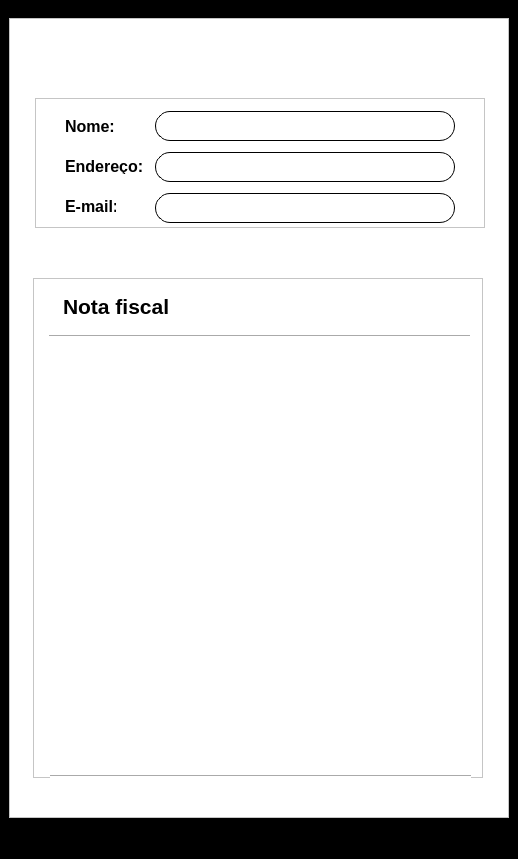
<?xml version="1.0" encoding="UTF-8"?>
<ui version="4.0">
 <class>MainWindow</class>
 <widget class="QMainWindow" name="MainWindow">
  <property name="geometry">
   <rect>
    <x>0</x>
    <y>0</y>
    <width>518</width>
    <height>859</height>
   </rect>
  </property>
  <property name="windowTitle">
   <string>MainWindow</string>
  </property>
  <property name="styleSheet">
   <string notr="true">background-color: rgb(0, 0, 0);</string>
  </property>
  <widget class="QWidget" name="centralwidget">
   <layout class="QVBoxLayout" name="verticalLayout">
    <item>
     <widget class="QFrame" name="frame">
      <property name="minimumSize">
       <size>
        <width>500</width>
        <height>800</height>
       </size>
      </property>
      <property name="maximumSize">
       <size>
        <width>500</width>
        <height>800</height>
       </size>
      </property>
      <property name="styleSheet">
       <string notr="true">background-color: rgb(255, 255, 255);</string>
      </property>
      <property name="frameShape">
       <enum>QFrame::StyledPanel</enum>
      </property>
      <property name="frameShadow">
       <enum>QFrame::Raised</enum>
      </property>
      <widget class="QLabel" name="label">
       <property name="geometry">
        <rect>
         <x>170</x>
         <y>10</y>
         <width>151</width>
         <height>41</height>
        </rect>
       </property>
       <property name="text">
        <string/>
       </property>
       <property name="pixmap">
        <pixmap>Login/PNG/icon_repono.png</pixmap>
       </property>
       <property name="scaledContents">
        <bool>true</bool>
       </property>
      </widget>
      <widget class="QFrame" name="frame_2">
       <property name="geometry">
        <rect>
         <x>26</x>
         <y>80</y>
         <width>450</width>
         <height>130</height>
        </rect>
       </property>
       <property name="minimumSize">
        <size>
         <width>450</width>
         <height>130</height>
        </size>
       </property>
       <property name="frameShape">
        <enum>QFrame::StyledPanel</enum>
       </property>
       <property name="frameShadow">
        <enum>QFrame::Raised</enum>
       </property>
       <widget class="QLabel" name="label_3">
        <property name="geometry">
         <rect>
          <x>30</x>
          <y>20</y>
          <width>51</width>
          <height>16</height>
         </rect>
        </property>
        <property name="font">
         <font>
          <family>Arial</family>
          <pointsize>12</pointsize>
          <weight>75</weight>
          <bold>true</bold>
         </font>
        </property>
        <property name="text">
         <string>Nome:</string>
        </property>
       </widget>
       <widget class="QLabel" name="label_4">
        <property name="geometry">
         <rect>
          <x>30</x>
          <y>60</y>
          <width>81</width>
          <height>16</height>
         </rect>
        </property>
        <property name="font">
         <font>
          <family>Arial</family>
          <pointsize>12</pointsize>
          <weight>75</weight>
          <bold>true</bold>
         </font>
        </property>
        <property name="text">
         <string>Endereço:</string>
        </property>
       </widget>
       <widget class="QLabel" name="label_5">
        <property name="geometry">
         <rect>
          <x>30</x>
          <y>100</y>
          <width>51</width>
          <height>16</height>
         </rect>
        </property>
        <property name="font">
         <font>
          <family>Arial</family>
          <pointsize>12</pointsize>
          <weight>75</weight>
          <bold>true</bold>
         </font>
        </property>
        <property name="text">
         <string>E-mail:</string>
        </property>
       </widget>
       <widget class="QLineEdit" name="ent_usernota">
        <property name="geometry">
         <rect>
          <x>120</x>
          <y>13</y>
          <width>300</width>
          <height>30</height>
         </rect>
        </property>
        <property name="minimumSize">
         <size>
          <width>300</width>
          <height>30</height>
         </size>
        </property>
        <property name="maximumSize">
         <size>
          <width>400</width>
          <height>16777215</height>
         </size>
        </property>
        <property name="styleSheet">
         <string notr="true">QLineEdit {
border-style: outset;
border-width: 1px;
border-radius: 15px;
border-color: black;
font: 87 12pt &quot;Segoe UI Black&quot;;
	color: rgb(0, 0, 0);
}</string>
        </property>
        <property name="alignment">
         <set>Qt::AlignCenter</set>
        </property>
       </widget>
       <widget class="QLineEdit" name="ent_enderconota">
        <property name="geometry">
         <rect>
          <x>120</x>
          <y>54</y>
          <width>300</width>
          <height>30</height>
         </rect>
        </property>
        <property name="minimumSize">
         <size>
          <width>300</width>
          <height>30</height>
         </size>
        </property>
        <property name="maximumSize">
         <size>
          <width>400</width>
          <height>16777215</height>
         </size>
        </property>
        <property name="styleSheet">
         <string notr="true">QLineEdit {
border-style: outset;
border-width: 1px;
border-radius: 15px;
border-color: black;
font: 87 12pt &quot;Segoe UI Black&quot;;
	color: rgb(0, 0, 0);
}</string>
        </property>
        <property name="alignment">
         <set>Qt::AlignCenter</set>
        </property>
       </widget>
       <widget class="QLineEdit" name="ent_emailnota">
        <property name="geometry">
         <rect>
          <x>120</x>
          <y>95</y>
          <width>300</width>
          <height>30</height>
         </rect>
        </property>
        <property name="minimumSize">
         <size>
          <width>300</width>
          <height>30</height>
         </size>
        </property>
        <property name="maximumSize">
         <size>
          <width>400</width>
          <height>16777215</height>
         </size>
        </property>
        <property name="styleSheet">
         <string notr="true">QLineEdit {
border-style: outset;
border-width: 1px;
border-radius: 15px;
border-color: black;
font: 87 12pt &quot;Segoe UI Black&quot;;
	color: rgb(0, 0, 0);
}</string>
        </property>
        <property name="alignment">
         <set>Qt::AlignCenter</set>
        </property>
       </widget>
      </widget>
      <widget class="QFrame" name="frame_3">
       <property name="geometry">
        <rect>
         <x>24</x>
         <y>260</y>
         <width>450</width>
         <height>500</height>
        </rect>
       </property>
       <property name="minimumSize">
        <size>
         <width>450</width>
         <height>500</height>
        </size>
       </property>
       <property name="frameShape">
        <enum>QFrame::StyledPanel</enum>
       </property>
       <property name="frameShadow">
        <enum>QFrame::Raised</enum>
       </property>
       <widget class="Line" name="line">
        <property name="geometry">
         <rect>
          <x>16</x>
          <y>50</y>
          <width>421</width>
          <height>16</height>
         </rect>
        </property>
        <property name="orientation">
         <enum>Qt::Horizontal</enum>
        </property>
       </widget>
       <widget class="QLabel" name="label_2">
        <property name="geometry">
         <rect>
          <x>30</x>
          <y>20</y>
          <width>111</width>
          <height>16</height>
         </rect>
        </property>
        <property name="font">
         <font>
          <family>Arial</family>
          <pointsize>16</pointsize>
          <weight>75</weight>
          <bold>true</bold>
         </font>
        </property>
        <property name="text">
         <string>Nota fiscal</string>
        </property>
       </widget>
       <widget class="Line" name="line_2">
        <property name="geometry">
         <rect>
          <x>17</x>
          <y>490</y>
          <width>421</width>
          <height>16</height>
         </rect>
        </property>
        <property name="orientation">
         <enum>Qt::Horizontal</enum>
        </property>
       </widget>
      </widget>
     </widget>
    </item>
   </layout>
  </widget>
  <widget class="QMenuBar" name="menubar">
   <property name="geometry">
    <rect>
     <x>0</x>
     <y>0</y>
     <width>518</width>
     <height>21</height>
    </rect>
   </property>
  </widget>
  <widget class="QStatusBar" name="statusbar"/>
 </widget>
 <resources/>
 <connections/>
</ui>
